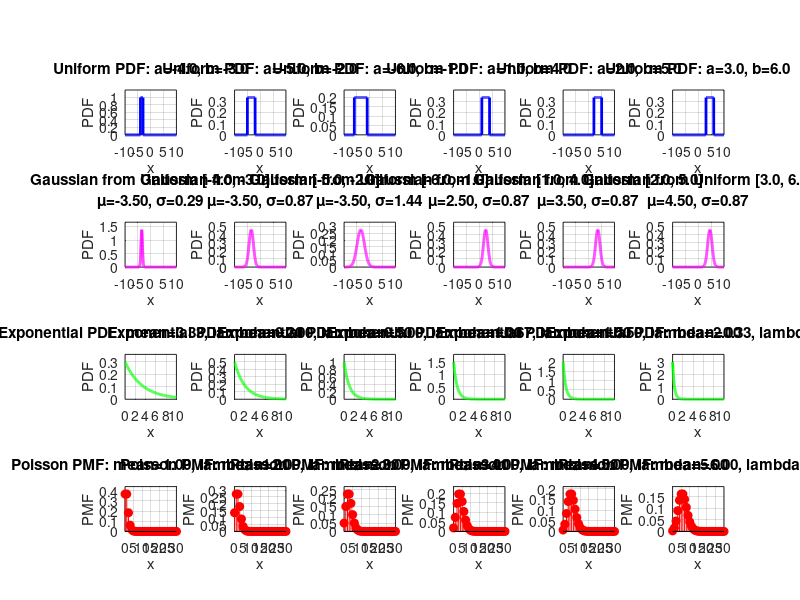

Write MATLAB code to recreate this figure.
pkg load statistics;

a_vals = [-3, -2, -1, 1, 2, 3];
b_vals = [-4, -5, -6, 4, 5, 6];
lambda = [0.3, 0.5, 1, 1.5, 2, 3];
lambda2 = [1, 2, 3, 4, 5, 6];

x1 = -10 : 0.01 : 10;
x2 = 0 : 0.01 : 10;
x3_vals = 0:30;  % Discrete range for Poisson

figure('Position', get(0, 'ScreenSize'));

for i = 1 : 6
    % Uniform Distribution
    a = min(a_vals(i), b_vals(i));
    b = max(a_vals(i), b_vals(i));
    uni = unifpdf(x1, a, b);
    mu = (a + b) / 2;
    sigma = sqrt((b - a)^2 / 12);
    gau = normpdf(x1, mu, sigma);

    % Exponential Distribution
    mu2 = 1 / lambda(i);  % mean
    exp_pdf = exppdf(x2, mu2);

    % Poisson Distribution
    mu3 = lambda2(i);  % mean = lambda
    poi_pdf = poisspdf(x3_vals, mu3);

    % Plot Uniform PDF
    subplot(4, 6, i);
    plot(x1, uni, 'b-', 'LineWidth', 2);
    xlabel('x'); ylabel('PDF');
    title(sprintf('Uniform PDF: a=%.1f, b=%.1f', a, b));
    grid on;
    axis([min(x1) max(x1) 0 max(uni) * 1.2]);

    % Plot Gaussian PDF
    subplot(4, 6, i + 6);
    plot(x1, gau, 'm-', 'LineWidth', 2);
    xlabel('x'); ylabel('PDF');
    title(sprintf('Gaussian from Uniform [%.1f, %.1f]\n\\mu=%.2f, \\sigma=%.2f', a, b, mu, sigma));
    grid on;
    axis([min(x1) max(x1) 0 max(gau) * 1.2]);

    % Plot Exponential PDF
    subplot(4, 6, i + 12);
    plot(x2, exp_pdf, 'g-', 'LineWidth', 2);
    xlabel('x'); ylabel('PDF');
    title(sprintf('Exponential PDF: mean=%.2f, lambda=%.2f', mu2, lambda(i)));
    grid on;
    axis([0 max(x2) 0 max(exp_pdf) * 1.2]);

    % Plot Poisson PMF
    subplot(4, 6, i + 18);
    stem(x3_vals, poi_pdf, 'filled', 'r');
    xlabel('x'); ylabel('PMF');
    title(sprintf('Poisson PMF: mean=%.2f, lambda=%.2f', mu3, mu3));
    grid on;
    axis([0 max(x3_vals) 0 max(poi_pdf) * 1.2]);
end
